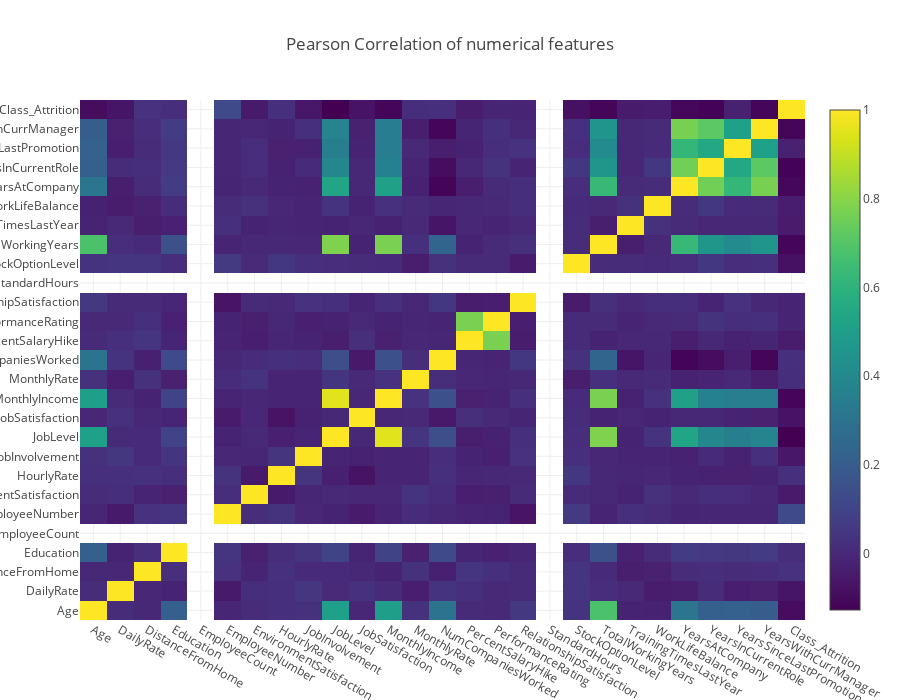

The cell this chart's notebook holds for it:
### Markdown cell above
# Checking correlation fo features

### Code cell
graphobj = graph.Heatmap(z= dataset[num_columns].astype(float).corr().values,x=dataset[num_columns].columns.values,y=dataset[num_columns].columns.values,colorscale='Viridis',reversescale = False,text = True ,opacity = 1.0)
graph_data = [graphobj]
graph_layout = go.Layout(title='Pearson Correlation of numerical features',xaxis = dict(ticks='', nticks=36),yaxis = dict(ticks='' ),width = 900, height = 700,)

figure = go.Figure(data=graph_data, layout=graph_layout)
py.iplot(figure, filename='feature-labelled')

### Figure 1 — Plotly figure (JSON) as saved in the notebook; plotly's stock layout.template omitted (floating-point values rounded to 4 significant figures; data arrays with more than 128 entries replaced by an {"elided": "..."} marker saying what was removed)
{"data": [{"colorscale": "Viridis", "opacity": 1, "reversescale": false, "text": true, "type": "heatmap", "x": ["Age", "DailyRate", "DistanceFromHome", "Education", "EmployeeCount", "EmployeeNumber", "EnvironmentSatisfaction", "HourlyRate", "JobInvolvement", "JobLevel", "JobSatisfaction", "MonthlyIncome", "MonthlyRate", "NumCompaniesWorked", "PercentSalaryHike", "PerformanceRating", "RelationshipSatisfaction", "StandardHours", "StockOptionLevel", "TotalWorkingYears", "TrainingTimesLastYear", "WorkLifeBalance", "YearsAtCompany", "YearsInCurrentRole", "YearsSinceLastPromotion", "YearsWithCurrManager", "Class_Attrition"], "y": ["Age", "DailyRate", "DistanceFromHome", "Education", "EmployeeCount", "EmployeeNumber", "EnvironmentSatisfaction", "HourlyRate", "JobInvolvement", "JobLevel", "JobSatisfaction", "MonthlyIncome", "MonthlyRate", "NumCompaniesWorked", "PercentSalaryHike", "PerformanceRating", "RelationshipSatisfaction", "StandardHours", "StockOptionLevel", "TotalWorkingYears", "TrainingTimesLastYear", "WorkLifeBalance", "YearsAtCompany", "YearsInCurrentRole", "YearsSinceLastPromotion", "YearsWithCurrManager", "Class_Attrition"], "z": {"elided": "27x27 float values"}}], "layout": {"height": 700, "title": "Pearson Correlation of numerical features", "width": 900, "xaxis": {"nticks": 36, "ticks": ""}, "yaxis": {"ticks": ""}}}
